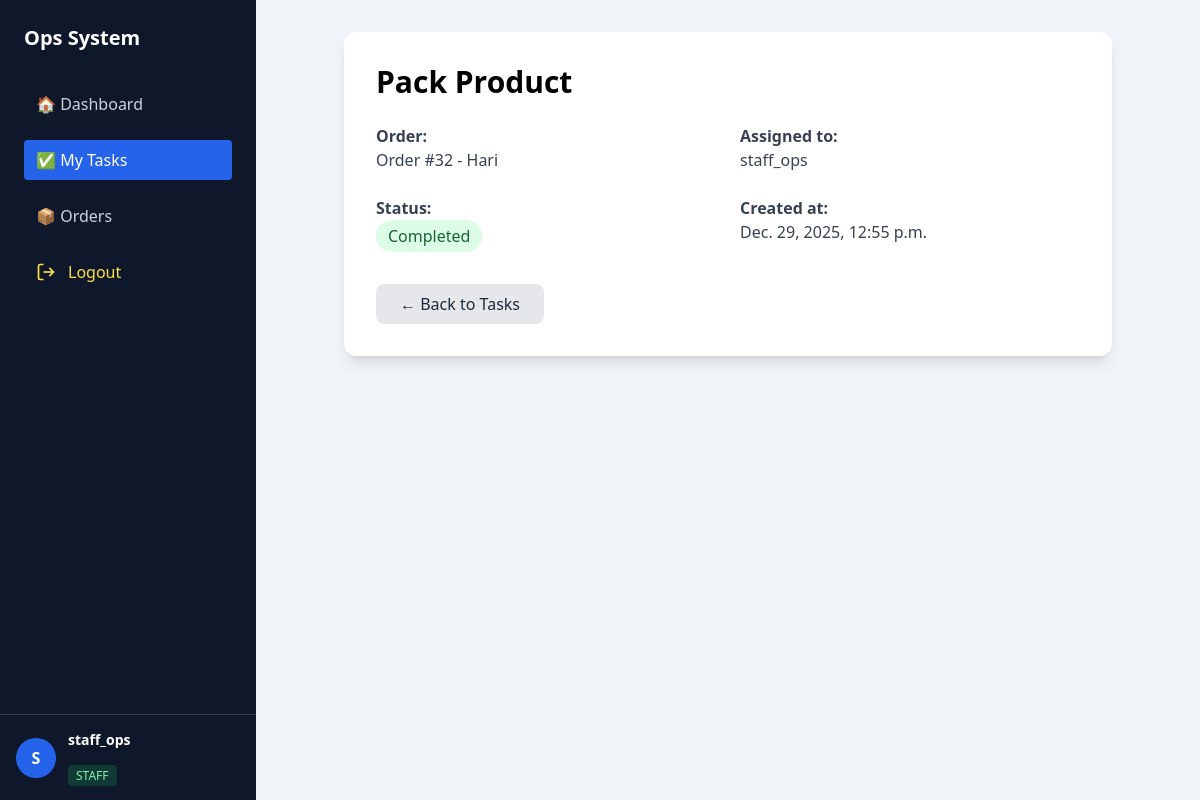
Page /tasks/32/ (signed in) on the committed database.
### tasks/models.py (models this page shows, shortened)
class Task(models.Model):
    STATUS_CHOICES = (
        ('PENDING', 'Pending'),
        ('IN_PROGRESS', 'In Progress'),
        ('COMPLETED', 'Completed'),
    )
    title = models.CharField(max_length=200)
    order = models.ForeignKey(
        Order,
        on_delete=models.CASCADE,
        related_name='tasks',
        null=True,
        blank=True
    )
    assigned_to = models.ForeignKey(
        User,
        on_delete=models.SET_NULL,
        null=True,
        blank=True
    )
    status = models.CharField(
        max_length=20,
        choices=STATUS_CHOICES,
        default='PENDING'
    )
    due_date = models.DateField(null=True, blank=True)
    created_at = models.DateTimeField(auto_now_add=True)
    completed_at = models.DateTimeField(null=True, blank=True)

### orders/models.py (models this page shows, shortened)
class Order(models.Model):
    STATUS_CHOICES = (
        ('NEW', 'New'),
        ('IN_PROGRESS', 'In Progress'),
        ('COMPLETED', 'Completed'),
        ('CANCELLED', 'Cancelled'),
    )
    customer_name = models.CharField(max_length=100)
    product = models.ForeignKey(Product, on_delete=models.PROTECT)
    quantity = models.PositiveIntegerField()
    status = models.CharField(
        max_length=20,
        choices=STATUS_CHOICES,
        default='NEW'
    )
    assigned_to = models.ForeignKey(
        User,
        on_delete=models.SET_NULL,
        null=True,
        blank=True
    )
    created_at = models.DateTimeField(auto_now_add=True)
    def __str__(self):
        return f"Order #{self.id} - {self.customer_name}"

### core/views.py (the view)
# urls.py: path('tasks/<int:pk>/', views.task_detail, name='task_detail'),
@login_required
def task_detail(request, pk):
    task = get_object_or_404(Task, pk=pk)
    if task.assigned_to != request.user and not request.user.is_superuser:
        return HttpResponseForbidden()
    return render(request, 'core/task_detail.html', {'task': task})

### core/templates/core/task_detail.html (shortened to what this page needs)
{% extends "core/base.html" %}
{% block content %}
<div class="max-w-3xl mx-auto">
    <div class="bg-white shadow-lg rounded-xl p-8">
        <h1 class="text-3xl font-bold mb-6">
            {{ task.title }}
        </h1>
        <div class="grid grid-cols-1 md:grid-cols-2 gap-6 text-gray-700">
            <p>
                <span class="font-semibold">Order:</span><br>
                {{ task.order }}
            </p>
            <p>
                <span class="font-semibold">Assigned to:</span><br>
                {{ task.assigned_to }}
            </p>
            <p>
                <span class="font-semibold">Status:</span><br>
                {% if task.status == 'PENDING' %}
                    <span class="inline-block px-3 py-1 bg-yellow-100 text-yellow-800 rounded-full">
                        Pending
                    </span>
                {% elif task.status == 'IN_PROGRESS' %}
                    <span class="inline-block px-3 py-1 bg-blue-100 text-blue-800 rounded-full">
                        In Progress
                    </span>
                {% else %}
                    <span class="inline-block px-3 py-1 bg-green-100 text-green-800 rounded-full">
                        Completed
                    </span>
                {% endif %}
            </p>
            <p>
                <span class="font-semibold">Created at:</span><br>
                {{ task.created_at }}
            </p>
        </div>
        <div class="mt-8 flex gap-4">
            <a href="{% url 'my_tasks' %}"
               class="bg-gray-200 text-gray-800 px-6 py-2 rounded-lg hover:bg-gray-300">
                ← Back to Tasks
            </a>
        </div>
    </div>
</div>
{% endblock %}

### core/templates/core/base.html (shortened to what this page needs)
<!DOCTYPE html>
<html lang="en">
<head>
    <script src="https://cdn.tailwindcss.com"></script>
</head>
<body class="bg-slate-100 h-screen overflow-hidden flex">
{% if user.is_authenticated %}
<aside class="w-64 bg-slate-900 text-white h-screen flex flex-col">
    <div class="p-6">
        <h2 class="text-xl font-bold mb-8">Ops System</h2>
        <nav class="space-y-4">
            <a href="/dashboard/"
               class="flex items-center gap-3 px-3 py-2 rounded
               {% if request.path == '/' %}
                   bg-blue-600 text-white
               {% else %}
                   text-slate-300 hover:bg-slate-800
               {% endif %}">
                🏠 Dashboard
            </a>
            <a href="/tasks/"
               class="flex items-center gap-3 px-3 py-2 rounded
               {% if request.path|slice:':7' == '/tasks/' %}
                   bg-blue-600 text-white
               {% else %}
                   text-slate-300 hover:bg-slate-800
               {% endif %}">
                ✅ My Tasks
            </a>
            <a href="/orders/"
               class="flex items-center gap-3 px-3 py-2 rounded
               {% if request.path|slice:':8' == '/orders/' %}
                   bg-blue-600 text-white
               {% else %}
                   text-slate-300 hover:bg-slate-800
               {% endif %}">
                📦 Orders
            </a>
            <a href="/logout/"
                class="flex items-center gap-3 px-3 py-2 rounded
                        text-yellow-300 hover:bg-yellow-900/30 hover:text-yellow-200 transition">
                    <svg class="w-5 h-5" fill="none" stroke="currentColor" stroke-width="2"
                        viewBox="0 0 24 24">
                        <path d="M9 21H5a2 2 0 0 1-2-2V5a2 2 0 0 1 2-2h4"></path>
                        <path d="M16 17l5-5-5-5"></path>
                        <path d="M21 12H9"></path>
                    </svg>
                    Logout
                </a>
        </nav>
    </div>
    <div class="flex-1"></div>
    <div class="border-t border-slate-700 p-4 flex items-center gap-3">
        <div class="h-10 w-10 rounded-full bg-blue-600 flex items-center justify-center font-bold">
            {{ user.username|slice:":1"|upper }}
        </div>
        <div class="text-sm leading-tight">
            <p class="font-semibold">
                {{ user.get_full_name|default:user.username }}
            </p>
            <br>
            {% if user.is_superuser %}
                <span class="text-xs bg-red-500/20 text-red-300 px-2 py-0.5 rounded">
                    ADMIN
                </span>
            {% else %}
                <span class="text-xs bg-green-500/20 text-green-300 px-2 py-0.5 rounded">
                    STAFF
                </span>
            {% endif %}
        </div>
    </div>
</aside>
{% endif %}
<main class="flex-1 p-8 overflow-y-auto">
    {% block content %}{% endblock %}
</main>
</body>
</html>

### rows in the picture
Task: title "Pack Product", order "Order #32 - Hari", assigned_to "staff_ops", created_at "Dec. 29, 2025, 12:55 p.m."

### other values in the picture
{{ user.username|slice:":1"|upper }} "S"
{{ user.get_full_name|default:user.username }} "staff_ops"
